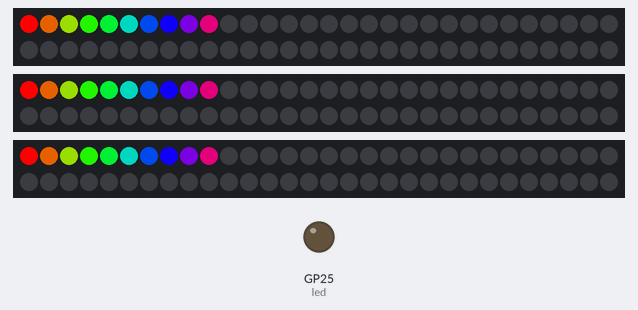
This program was run on a simulated Raspberry Pi Pico running MicroPython. Shown: 3 × 60 RGB LEDs in strip order, left to right, continuing on the next row, output pins drawn as LEDs (lit = HIGH).

Above: at 0.16 s.
At 1.69 s:
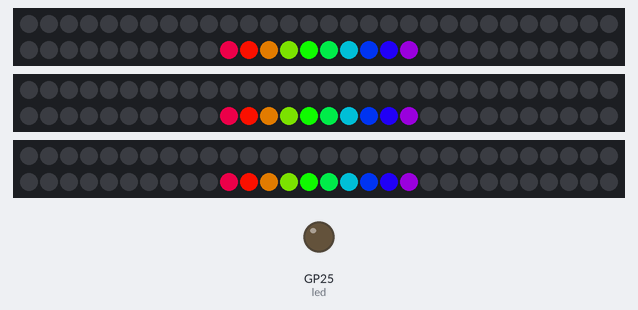
At 3.22 s:
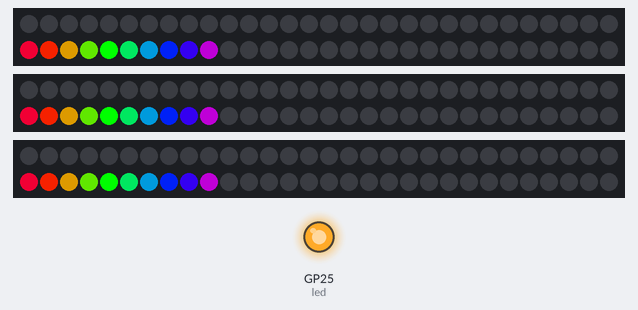
At 7.51 s:
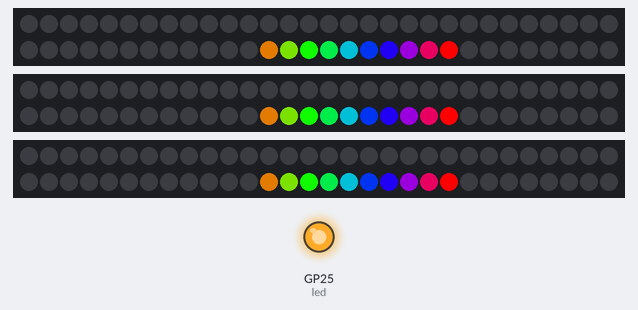
Timing chart, 0 to 39.8 s (numbered marks = the images above):
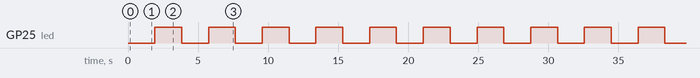

The program:

03-move-band.py
```python
# Setup - run once
from machine import Pin # Get the Pin function from the machine module.
from time import sleep # Get the sleep library from the time module.
from neopixel import NeoPixel

# read the hardware config file
import config
NUMBER_PIXELS = config.NUMBER_PIXELS
STRIP0_PIN = config.STRIP0_PIN
STRIP1_PIN = config.STRIP1_PIN
STRIP2_PIN = config.STRIP2_PIN

# This is the built-in green LED on the Pico.
BUILT_IN_LED_PIN = 25
# change this to the following named pin on the "W"
# BUILT_IN_LED_PIN = Pin("LED", Pin.OUT)

# The line below indicates we are configuring this as an output (not input)
led = machine.Pin(BUILT_IN_LED_PIN, machine.Pin.OUT)
strip0 =  NeoPixel(machine.Pin(STRIP0_PIN), NUMBER_PIXELS)
strip1 =  NeoPixel(machine.Pin(STRIP1_PIN), NUMBER_PIXELS)
strip2 =  NeoPixel(machine.Pin(STRIP2_PIN), NUMBER_PIXELS)

brightness = 255
red = (brightness, 0, 0)
green = (0, brightness, 0)
blue = (0, 0, brightness)
off = (0,0,0)

def set(i, color):
    strip0[i] = color
    strip1[i] = color
    strip2[i] = color

def write():
    strip0.write()
    strip1.write()
    strip2.write()

def wheel(pos):
    # Input a value 0 to 255 to get a color value.
    # The colors are a transition r - g - b - back to r.
    if pos < 0 or pos > 255:
        return (0, 0, 0)
    if pos < 85:
        return (255 - pos * 3, pos * 3, 0)
    if pos < 170:
        pos -= 85
        return (0, 255 - pos * 3, pos * 3)
    pos -= 170
    return (pos * 3, 0, 255 - pos * 3)

def draw_colors(start, bandLength):
    wheel_step = int(255/bandLength)
    for i in range(start, start+bandLength):
        set(i, wheel(int(i*wheel_step % 255)))

BAND_LENGTH = 10

while True:
    for i in range(0, NUMBER_PIXELS - BAND_LENGTH):
        draw_colors(i, BAND_LENGTH)
        write()
        sleep(.03)
        for j in range(0, BAND_LENGTH):
            set(i+j, off)

    led.toggle() # toggle the LED
```

config.py
```python
NUMBER_PIXELS = 60

STRIP0_PIN = 14 # left breadboard row 19
STRIP1_PIN = 15 # left breadboard row 20
STRIP2_PIN = 16 # right breadboard row 20
```

Measured:
- by itself, GP25 (led): alternates HIGH for 1.9 s and LOW for 1.9 s
- by itself, everything shown: repeats every 7.7 s, in 25 steps
